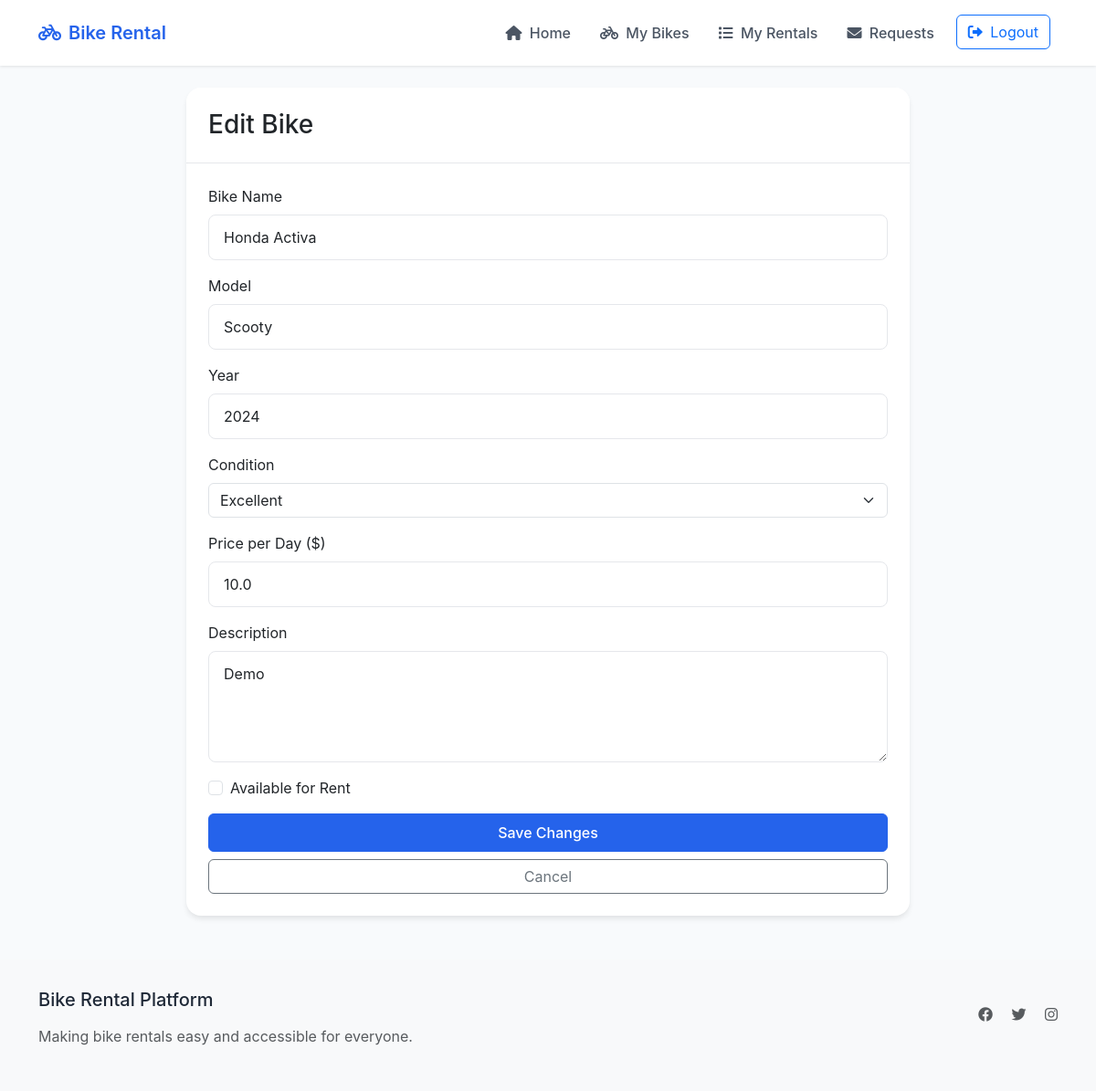
The page /bikes/1/edit (signed in) on the database its author committed.
### app.py (models this page shows)
class Bike(db.Model):
    id = db.Column(db.Integer, primary_key=True)
    name = db.Column(db.String(100), nullable=False)
    model = db.Column(db.String(100), nullable=False)
    year = db.Column(db.Integer, nullable=False)
    condition = db.Column(db.String(50), nullable=False)
    price_per_day = db.Column(db.Float, nullable=False)
    description = db.Column(db.Text, nullable=False)
    is_available = db.Column(db.Boolean, default=True)
    owner_id = db.Column(db.Integer, db.ForeignKey('user.id'), nullable=False)
    created_at = db.Column(db.DateTime, default=datetime.utcnow)
    image_url_1 = db.Column(db.String(500))
    image_url_2 = db.Column(db.String(500))
    image_url_3 = db.Column(db.String(500))
    rentals = db.relationship('Rental', backref='bike', lazy=True)
    rental_requests = db.relationship('RentalRequest', backref='bike', lazy=True)

### app.py (the view, shortened to what this page needs)
@app.route('/bikes/<int:bike_id>/edit', methods=['GET', 'POST'])
@login_required
def edit_bike(bike_id):
    bike = Bike.query.get_or_404(bike_id)
    if bike.owner_id != session['user_id']:
        flash('You can only edit your own bikes')
        return redirect(url_for('my_bikes'))
    return render_template('edit_bike.html', bike=bike)

### app.py (called while the page is built)
def login_required(f):
    @wraps(f)
    def decorated_function(*args, **kwargs):
        if not session.get('user_id'):
            flash('Please login first')
            return redirect(url_for('login'))
        return f(*args, **kwargs)
    return decorated_function

@app.context_processor
def utility_processor():
    def get_pending_requests_count():
        if not session.get('user_id'):
            return 0
        return RentalRequest.query.join(Bike).filter(
            Bike.owner_id == session['user_id'],
            RentalRequest.status == 'pending'
        ).count()
    return dict(pending_requests_count=get_pending_requests_count())

### templates/edit_bike.html (shortened to what this page needs)
{% extends "base.html" %}
{% block content %}
<div class="row justify-content-center">
    <div class="col-md-8">
        <div class="card">
            <div class="card-header">
                <h3 class="card-title mb-0">Edit Bike</h3>
            </div>
            <div class="card-body">
                <form method="POST">
                    <div class="mb-3">
                        <label for="name" class="form-label">Bike Name</label>
                        <input type="text" class="form-control" id="name" name="name" value="{{ bike.name }}" required>
                    </div>
                    <div class="mb-3">
                        <label for="model" class="form-label">Model</label>
                        <input type="text" class="form-control" id="model" name="model" value="{{ bike.model }}" required>
                    </div>
                    <div class="mb-3">
                        <label for="year" class="form-label">Year</label>
                        <input type="number" class="form-control" id="year" name="year" value="{{ bike.year }}" min="1900" max="2024" required>
                    </div>
                    <div class="mb-3">
                        <label for="condition" class="form-label">Condition</label>
                        <select class="form-select" id="condition" name="condition" required>
                            <option value="Excellent" {% if bike.condition == 'Excellent' %}selected{% endif %}>Excellent</option>
                        </select>
                    </div>
                    <div class="mb-3">
                        <label for="price_per_day" class="form-label">Price per Day ($)</label>
                        <input type="number" class="form-control" id="price_per_day" name="price_per_day" value="{{ bike.price_per_day }}" min="0" step="0.01" required>
                    </div>
                    <div class="mb-3">
                        <label for="description" class="form-label">Description</label>
                        <textarea class="form-control" id="description" name="description" rows="4" required>{{ bike.description }}</textarea>
                    </div>
                    <div class="mb-3 form-check">
                        <input type="checkbox" class="form-check-input" id="is_available" name="is_available" {% if bike.is_available %}checked{% endif %}>
                        <label class="form-check-label" for="is_available">Available for Rent</label>
                    </div>
                    <div class="d-grid gap-2">
                        <button type="submit" class="btn btn-primary">Save Changes</button>
                        <a href="{{ url_for('my_bikes') }}" class="btn btn-outline-secondary">Cancel</a>
                    </div>
                </form>
            </div>
        </div>
    </div>
</div>
{% endblock %}

### rows shown on the page
Bike: name "Honda Activa", model "Scooty", year "2024", condition "Excellent", price_per_day "10.0", description "Demo"
